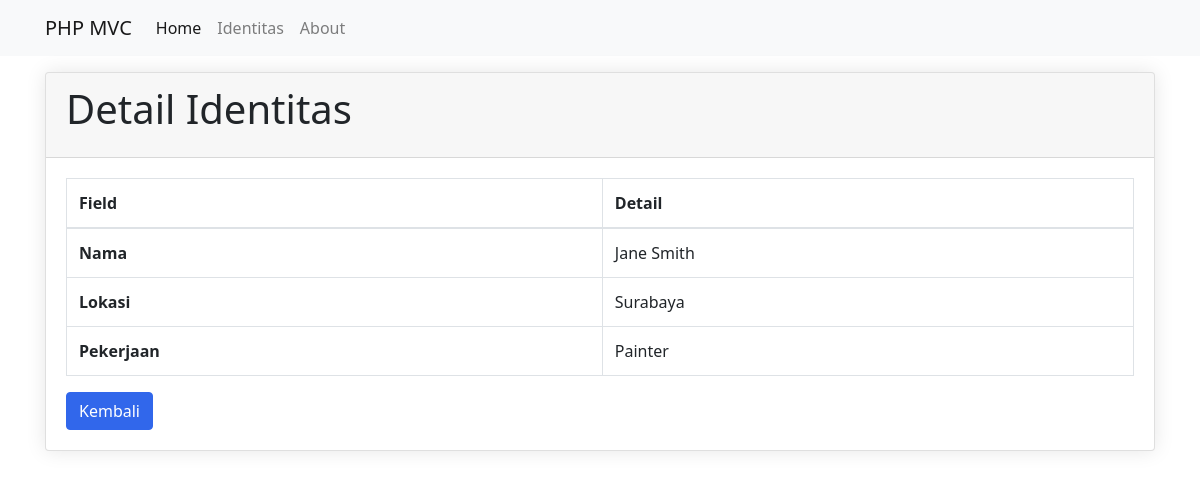
The page /public/identitas/detail/21 on the database its author committed.
### tables this page shows
CREATE TABLE `identitas` (
  `id` int(11) NULL,
  `nama` varchar(100) DEFAULT NULL,
  `pekerjaan` int(11) DEFAULT NULL,
  `lokasi` int(11) DEFAULT NULL
);

CREATE TABLE `lokasi` (
  `id` int(11) NULL,
  `lokasi` varchar(100) DEFAULT NULL
);

CREATE TABLE `pekerjaan` (
  `id` int(11) NULL,
  `pekerjaan` varchar(100) DEFAULT NULL
);

### app/core/Controller.php (called while the page is built, shortened)
<?php
class Controller {
    public function view($view, $data = [])
    {
        require_once '../app/views/' . $view . '.php';
    }
    public function model($model)
    {
        return new $model;
    }
}

### app/controllers/Identitas.php (called while the page is built, shortened)
<?php
class identitas extends Controller {
    public function detail($id)
    {
        $data['judul'] = 'Detail Identitas';
        $data['identitas'] = $this->model('Identitas_model')->getIdentitasById($id);
        $data['lokasi'] = $this->model('Identitas_model')->getLokasiById($data['identitas']['lokasi']);
        $data['pekerjaan'] = $this->model('Identitas_model')->getPekerjaanById($data['identitas']['pekerjaan']);
        $this->view('identitas/detail', $data);
    }
}

### app/core/App.php (called while the page is built, shortened)
<?php
class App {
    protected $method = 'index';
    protected $params = [];
    public function __construct()
    {
        $url = $this->parseURL();
        if (file_exists('../app/controllers/' . $url[0] . '.php')) {
            unset($url[0]);
        }
        $this->controller = new $this->controller;
        if (isset($url[1])) {
            if (method_exists($this->controller, $url[1])) {
                $this->method = $url[1];
                unset($url[1]);
            }
        }
        if (!empty($url)) {
            $this->params = array_values($url);
        }
        call_user_func_array([$this->controller, $this->method], $this->params);
    }
    public function parseURL()
    {
        if (isset($_GET['url'])) {
            $url = rtrim($_GET['url'], '/');
            $url = filter_var($url, FILTER_SANITIZE_URL);
            return explode('/', $url);
        } else {
            return null;
        }
    }
}

### public/index.php (called while the page is built, shortened)
<?php
require_once '../app/core/App.php';
require_once '../app/core/Controller.php';
require_once '../app/core/Database.php';
$app = new App;

### app/core/Database.php (called while the page is built, shortened)
<?php
class Database {
    private $host = DB_HOST;
    private $user = DB_USER;
    private $pass = DB_PASS;
    private $db_name = DB_NAME;
    private $dbh;
    private $stmt;
    public function __construct()
    {
        $dsn = 'mysql:host=' . $this->host . ';dbname=' . $this->db_name;
        $option = [
            PDO::ATTR_PERSISTENT => true,
            PDO::ATTR_ERRMODE => PDO::ERRMODE_EXCEPTION
        ];
        try {
            $this->dbh = new PDO($dsn, $this->user, $this->pass, $option);
        } catch(PDOException $e) {
            die($e->getMessage());
        }
    }
    public function query($query)
    {
        $this->stmt = $this->dbh->prepare($query);
    }
    public function bind($param, $value, $type = null)
    {
        if( is_null($type) ) {
            switch( true ) {
                case is_int($value) :
                    $type = PDO::PARAM_INT;
                    break;
                default :
                    $type = PDO::PARAM_STR;
            }
        }
        $this->stmt->bindValue($param, $value, $type);
    }
    public function execute()
    {
        $this->stmt->execute();
    }
    public function single()
    {
        $this->execute();
        return $this->stmt->fetch(PDO::FETCH_ASSOC);
    }
}

### app/models/Identitas_model.php (called while the page is built, shortened)
<?php
class Identitas_model {
    private $table = 'identitas';
    private $db;
    public function __construct()
    {
        $this->db = new Database;
    }
    public function getIdentitasById($id)
    {
        $this->db->query('SELECT * FROM ' . $this->table . ' WHERE id = :id');
        $this->db->bind('id', $id);
        return $this->db->single();
    }
    public function getLokasiById($id) {
        $query = "SELECT * FROM lokasi WHERE id = :id";
        $this->db->query($query);
        $this->db->bind('id', $id);
        return $this->db->single();
    }
    public function getPekerjaanById($id) {
        $query = "SELECT * FROM pekerjaan WHERE id = :id";
        $this->db->query($query);
        $this->db->bind('id', $id);
        return $this->db->single();
    }
}

### app/views/identitas/detail.php (the view, shortened to what this page needs)
<!DOCTYPE html>
<html lang="en">
<head>
    <link rel="stylesheet" href="https://stackpath.bootstrapcdn.com/bootstrap/4.5.2/css/bootstrap.min.css">
    <link rel="stylesheet" href="<?= htmlspecialchars(BASEURL, ENT_QUOTES, 'UTF-8'); ?>/css/style.css">
</head>
<body>
    <div class="container mt-3">
        <div class="card">
            <div class="card-header d-flex justify-content-between align-items-center">
                <h1 class="card-title">Detail Identitas</h1>
            </div>
            <div class="card-body">
                <table class="table table-bordered">
                    <thead>
                        <tr>
                            <th scope="col">Field</th>
                            <th scope="col">Detail</th>
                        </tr>
                    </thead>
                    <tbody>
                        <tr>
                            <td><strong>Nama</strong></td>
                            <td><?= htmlspecialchars($data['identitas']['nama'], ENT_QUOTES, 'UTF-8'); ?></td>
                        </tr>
                        <tr>
                            <td><strong>Lokasi</strong></td>
                            <td><?= htmlspecialchars($data['lokasi']['lokasi'], ENT_QUOTES, 'UTF-8'); ?></td>
                        </tr>
                        <tr>
                            <td><strong>Pekerjaan</strong></td>
                            <td><?= htmlspecialchars($data['pekerjaan']['pekerjaan'], ENT_QUOTES, 'UTF-8'); ?></td>
                        </tr>
                    </tbody>
                </table>
                <a href="<?= htmlspecialchars(BASEURL, ENT_QUOTES, 'UTF-8'); ?>/identitas" class="btn btn-primary">Kembali</a>
            </div>
        </div>
    </div>
</body>
</html>

### app/views/identitas/detail.php (style rules this page uses)
body { font-family: 'Segoe UI', sans-serif; }
.card { box-shadow: 0 0 20px rgba(0,0,0,0.1); margin-bottom: 30px; }
.btn-primary { background-color: #3167eb; border-color: #3167eb; }

### rows shown on the page
identitas: nama "Jane Smith"
lokasi: lokasi "Surabaya"
pekerjaan: pekerjaan "Painter"
